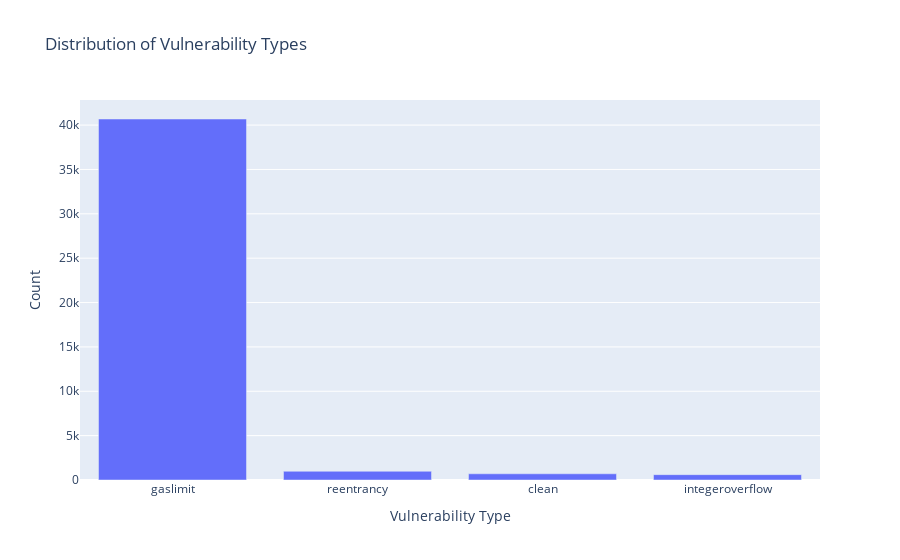

The code cell stored with this chart in its notebook:
### Markdown cell above
## Clean data

### Code cell
# Import plotly
import plotly.express as px
import plotly.graph_objects as go
from collections import Counter

# 1. Distribution of labels
label_counts = data['label'].value_counts()
fig = px.bar(x=label_counts.index, y=label_counts.values,
             title='Distribution of Vulnerability Types',
             labels={'x': 'Vulnerability Type', 'y': 'Count'})
fig.show()

### Figure 1 — Plotly figure (JSON) as saved in the notebook; plotly's stock layout.template omitted (floating-point values rounded to 4 significant figures)
{"data": [{"alignmentgroup": "True", "hovertemplate": "Vulnerability Type=%{x}<br>Count=%{y}<extra></extra>", "legendgroup": "", "marker": {"color": "#636efa", "pattern": {"shape": ""}}, "name": "", "offsetgroup": "", "orientation": "v", "showlegend": false, "textposition": "auto", "type": "bar", "x": ["gaslimit", "reentrancy", "clean", "integeroverflow"], "xaxis": "x", "y": [40687, 983, 700, 603], "yaxis": "y"}], "layout": {"barmode": "relative", "legend": {"tracegroupgap": 0}, "title": {"text": "Distribution of Vulnerability Types"}, "xaxis": {"anchor": "y", "domain": [0, 1], "title": {"text": "Vulnerability Type"}}, "yaxis": {"anchor": "x", "domain": [0, 1], "title": {"text": "Count"}}}}
